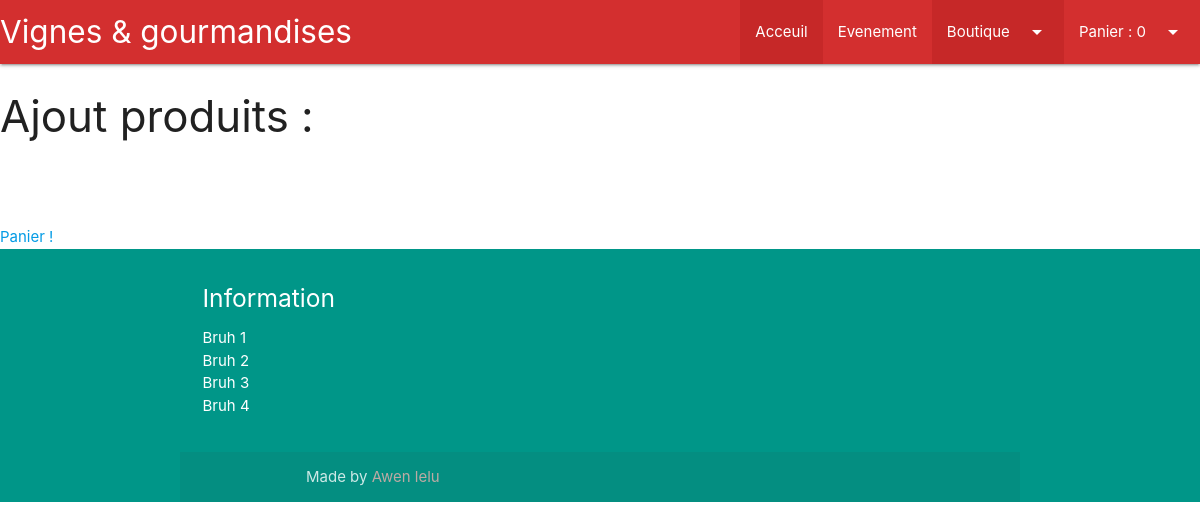
The app's page /magasin/5, older data.
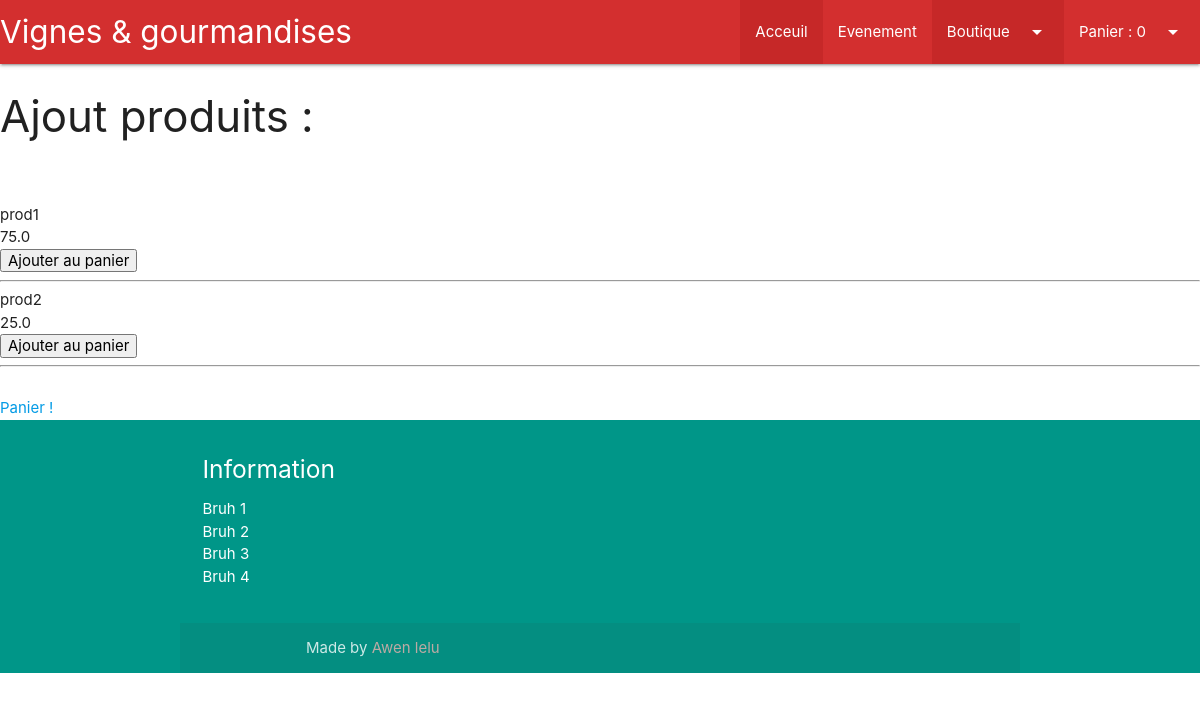
The same page, newer data.
### magasin/models.py (models this page shows, shortened)
class Produit(models.Model):
    nom = models.CharField(max_length=100, blank=False, null=False, unique=True)
    description = models.TextField(blank=True, null=True)
    cepage = models.TextField(blank=True, null=True)
    notes_degustation = models.TextField(blank=True, null=True)
    accords = models.TextField(blank=True, null=True)
    temperature = models.FloatField(blank=True, null=True)
    date_ajout = models.DateField(default=timezone.now)
    categorie = models.ForeignKey('Categorie', on_delete=models.PROTECT)
    sous_categorie = models.ForeignKey('SousCategorie', on_delete=models.PROTECT)
    type = models.ForeignKey('TypesProduit', on_delete=models.PROTECT, null=True)
    marque = models.ForeignKey('Marque', on_delete=models.PROTECT, null=True, blank=True)
    prix = models.FloatField(blank=False, null=False)
    est_promo = models.BooleanField(default=False)
    debut_promo = models.DateField(blank=True, null=True)
    fin_promo = models.DateField(blank=True, null=True)
    stock = models.IntegerField()
    poid = models.FloatField(verbose_name="poid en gramme", null=True)

### magasin/views.py (the view)
# urls.py: 2. Add a URL to urlpatterns:  path('', views.home, name='home')
def home(request, id_cat_produit):
    cat_produit = Categorie.objects.get(id=id_cat_produit)
    liste_produit = Produit.objects.filter(categorie=cat_produit)
    return render(request, 'magasin/magasin_home.html', locals())

### magasin/templates/magasin/magasin_home.html (shortened to what this page needs)
{% extends 'base.html' %}
{% load static %}
{% block contenu %}
    <h3>Ajout produits : </h3><br/><br/>
    {% for produit in liste_produit %}
        {{ produit.nom }}<br/>
        {{ produit.prix }}<br/>
        <button id="bouton_panier" value="{{ produit.id }}">Ajouter au panier</button>
        <hr/>
    {% endfor %}
    <br/>
    <a href="{% url 'magasinPanier' %}">Panier !</a>
{% endblock %}

### templates/base.html (shortened to what this page needs)
{% load static %}
<!DOCTYPE html>
<html lang="en">
<head>
    <link href="{% static 'css/materialize.css' %}" type="text/css" rel="stylesheet"
          media="screen,projection"/>
    <link href="{% static 'css/style.css' %}" type="text/css" rel="stylesheet"
          media="screen,projection"/>
</head>
<body>
<nav>
    <div class="nav-wrapper red darken-2">
        <a href="#!" class="brand-logo white-text">Vignes & gourmandises</a>
        <ul class="right hide-on-med-and-down">
            <li><a href="{% url 'website_home' %}" class="white-text red darken-3">Acceuil</a></li>
            <li><a href="badges.html" class="white-text">Evenement</a></li>
            <li><a class="dropdown-trigger white-text red darken-3" href="#!"
                   data-target="dropdown1">Boutique<i
                    class="material-icons right">arrow_drop_down</i></a>
            </li>
            <li><a class="dropdown-trigger white-text" href="#!" data-target="dropdown_cart">Panier
                : <span id="nb_prod">{{ request.session.total | default:0 }}</span><i
                        class="material-icons right">arrow_drop_down</i></a>
        </ul>
    </div>
</nav>
{% block contenu %}{% endblock %}
<footer class="page-footer teal">
    <div class="container">
        <div class="row">
            <div class="col l6 s12">
                <div class="col l3 s12">
                    <h5 class="white-text">Information</h5>
                    <ul>
                        <li><a class="white-text" href="#!">Bruh 1</a></li>
                        <li><a class="white-text" href="#!">Bruh 2</a></li>
                        <li><a class="white-text" href="#!">Bruh 3</a></li>
                        <li><a class="white-text" href="#!">Bruh 4</a></li>
                    </ul>
                </div>
            </div>
        </div>
        <div class="footer-copyright">
            <div class="container">
                Made by <a class="brown-text text-lighten-3" href="http://vn.ezo2.eu">Awen lelu</a>
            </div>
        </div>
    </div>
</footer>
</body>
</html>

### static/css/style.css (style rules this page uses)
nav ul a, nav .brand-logo { color: #444; }
footer.page-footer { margin: 0; }

Row changes from the older to the newer data that the page shows:
added Produit: nom "prod1", prix "75.0", {{ produit.id }} 1 (drawn)
added Produit: nom "prod2", prix "25.0", {{ produit.id }} 2 (drawn)
